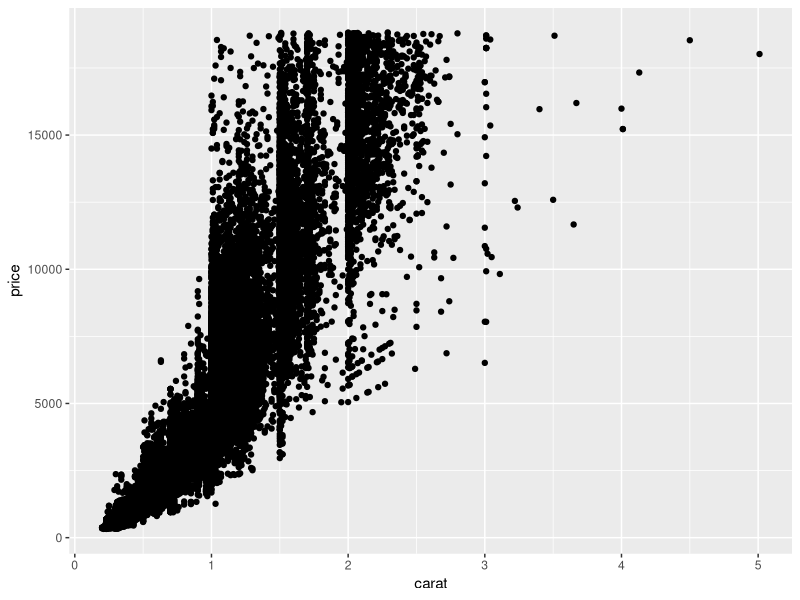

This figure's R source:
## ---- chunk 1
library(ggplot2)

ggplot(diamonds, aes(carat, price)) + geom_point()
